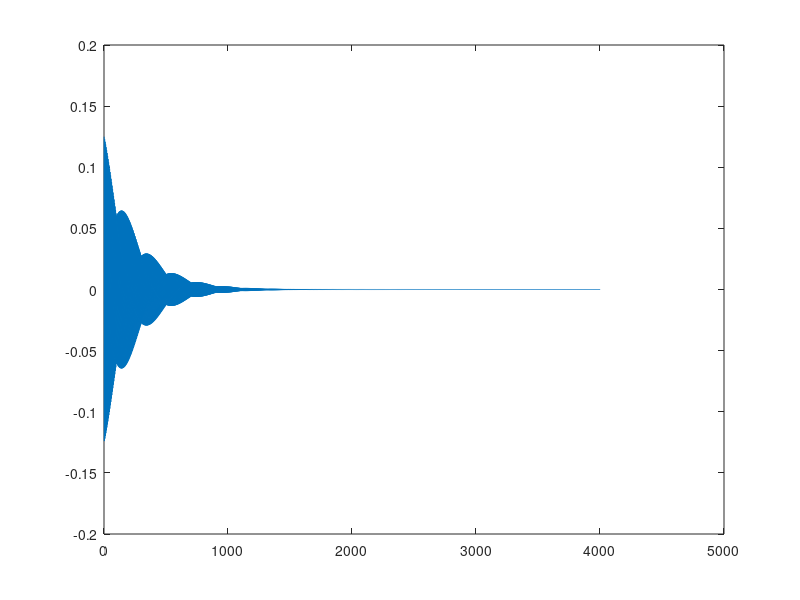

This figure's MATLAB source:
close all
clear all

stepMode = 1;
plotMode = 1;
eta = 0.0078;
rho = 0.5;
uN  = 0;
uW  = 0;
uE  = 0;
uS  = 0;


uprev = 0;
u = .125;

oneMinusEta = 1-eta;
cycleNum = 0
limit = 20000;
y = [u];
mul1s = [];
mul2s = [];
mul3s = [];

while cycleNum <  limit
    mul1 = rho*(uN+uS+uW+uE - 4*u);
    mul1s = [mul1s mul1]
    cycleNum=cycleNum+1
    
    pause;
    mul2 = (1-eta)*mul1;
    mul2s = [mul2s mul2]

    cycleNum=cycleNum+1
    
    pause;
    mul3 =  (1-eta)*uprev;
    mul3s = [mul3s mul3]
    cycleNum=cycleNum+1
    
    pause;
    uprev = u;
    u = mul2 + 2*u - mul3
    cycleNum=cycleNum+1
    
    pause;
    y = [y u]
    cycleNum=cycleNum+1
end

plot(y)